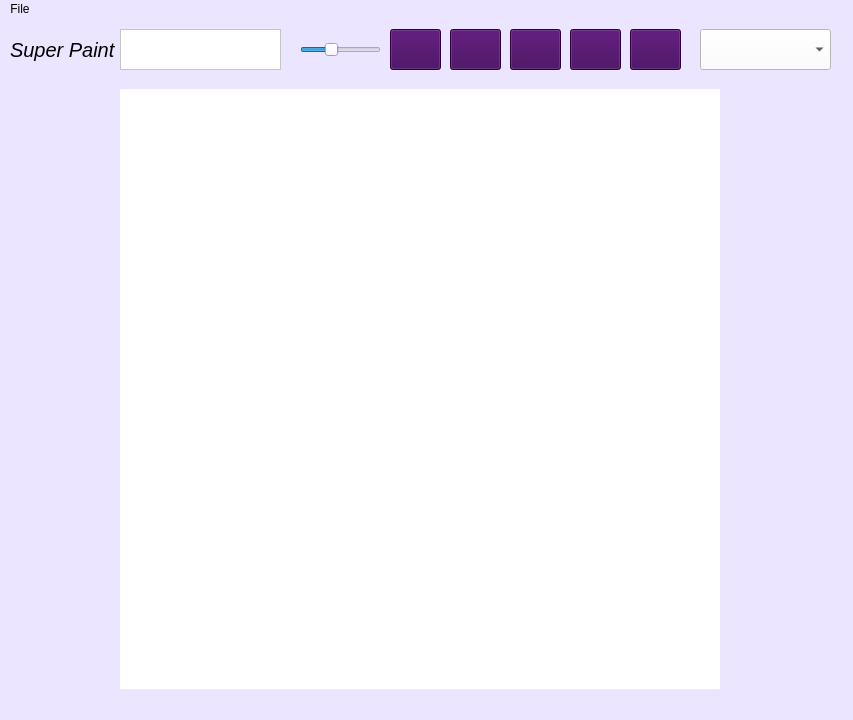
<?xml version="1.0" encoding="UTF-8"?>
<ui version="4.0">
 <class>MainWindow</class>
 <widget class="QMainWindow" name="MainWindow">
  <property name="geometry">
   <rect>
    <x>0</x>
    <y>0</y>
    <width>853</width>
    <height>720</height>
   </rect>
  </property>
  <property name="font">
   <font>
    <weight>50</weight>
    <italic>true</italic>
    <bold>false</bold>
    <underline>false</underline>
    <strikeout>false</strikeout>
   </font>
  </property>
  <property name="windowTitle">
   <string>MainWindow</string>
  </property>
  <property name="styleSheet">
   <string notr="true">background-color: rgb(236, 229, 255);</string>
  </property>
  <widget class="QWidget" name="centralwidget">
   <widget class="QLabel" name="label">
    <property name="geometry">
     <rect>
      <x>10</x>
      <y>10</y>
      <width>111</width>
      <height>41</height>
     </rect>
    </property>
    <property name="font">
     <font>
      <pointsize>15</pointsize>
      <italic>true</italic>
     </font>
    </property>
    <property name="cursor">
     <cursorShape>ArrowCursor</cursorShape>
    </property>
    <property name="text">
     <string>Super Paint</string>
    </property>
   </widget>
   <widget class="QTextEdit" name="txtColor">
    <property name="geometry">
     <rect>
      <x>120</x>
      <y>10</y>
      <width>161</width>
      <height>41</height>
     </rect>
    </property>
    <property name="cursor" stdset="0">
     <cursorShape>IBeamCursor</cursorShape>
    </property>
    <property name="styleSheet">
     <string notr="true">background-color: rgb(255, 255, 255);</string>
    </property>
   </widget>
   <widget class="QSlider" name="slider">
    <property name="geometry">
     <rect>
      <x>300</x>
      <y>20</y>
      <width>81</width>
      <height>22</height>
     </rect>
    </property>
    <property name="cursor">
     <cursorShape>PointingHandCursor</cursorShape>
    </property>
    <property name="styleSheet">
     <string notr="true"/>
    </property>
    <property name="minimum">
     <number>1</number>
    </property>
    <property name="maximum">
     <number>80</number>
    </property>
    <property name="value">
     <number>30</number>
    </property>
    <property name="orientation">
     <enum>Qt::Horizontal</enum>
    </property>
   </widget>
   <widget class="QPushButton" name="btnPincel">
    <property name="geometry">
     <rect>
      <x>390</x>
      <y>10</y>
      <width>51</width>
      <height>41</height>
     </rect>
    </property>
    <property name="cursor">
     <cursorShape>PointingHandCursor</cursorShape>
    </property>
    <property name="styleSheet">
     <string notr="true">background-color: rgb(61, 0, 86);</string>
    </property>
    <property name="text">
     <string/>
    </property>
    <property name="icon">
     <iconset>
      <normaloff>../icons/brush.png</normaloff>../icons/brush.png</iconset>
    </property>
   </widget>
   <widget class="QComboBox" name="comboDibujos">
    <property name="geometry">
     <rect>
      <x>700</x>
      <y>10</y>
      <width>131</width>
      <height>41</height>
     </rect>
    </property>
    <property name="cursor">
     <cursorShape>PointingHandCursor</cursorShape>
    </property>
    <property name="styleSheet">
     <string notr="true">background-color: rgb(255, 255, 255);</string>
    </property>
   </widget>
   <widget class="QPushButton" name="btnBorrador">
    <property name="geometry">
     <rect>
      <x>450</x>
      <y>10</y>
      <width>51</width>
      <height>41</height>
     </rect>
    </property>
    <property name="cursor">
     <cursorShape>PointingHandCursor</cursorShape>
    </property>
    <property name="styleSheet">
     <string notr="true">background-color: rgb(61, 0, 86);</string>
    </property>
    <property name="text">
     <string/>
    </property>
    <property name="icon">
     <iconset>
      <normaloff>../icons/eraser.png</normaloff>../icons/eraser.png</iconset>
    </property>
   </widget>
   <widget class="QPushButton" name="btnCuadro">
    <property name="geometry">
     <rect>
      <x>570</x>
      <y>10</y>
      <width>51</width>
      <height>41</height>
     </rect>
    </property>
    <property name="cursor">
     <cursorShape>PointingHandCursor</cursorShape>
    </property>
    <property name="styleSheet">
     <string notr="true">background-color: rgb(61, 0, 86);</string>
    </property>
    <property name="text">
     <string/>
    </property>
    <property name="icon">
     <iconset>
      <normaloff>../icons/square.png</normaloff>../icons/square.png</iconset>
    </property>
   </widget>
   <widget class="QPushButton" name="btnLinea">
    <property name="geometry">
     <rect>
      <x>510</x>
      <y>10</y>
      <width>51</width>
      <height>41</height>
     </rect>
    </property>
    <property name="cursor">
     <cursorShape>PointingHandCursor</cursorShape>
    </property>
    <property name="styleSheet">
     <string notr="true">background-color: rgb(61, 0, 86);</string>
    </property>
    <property name="text">
     <string/>
    </property>
    <property name="icon">
     <iconset>
      <normaloff>../icons/line.png</normaloff>../icons/line.png</iconset>
    </property>
   </widget>
   <widget class="QPushButton" name="btnSave">
    <property name="geometry">
     <rect>
      <x>630</x>
      <y>10</y>
      <width>51</width>
      <height>41</height>
     </rect>
    </property>
    <property name="cursor">
     <cursorShape>PointingHandCursor</cursorShape>
    </property>
    <property name="styleSheet">
     <string notr="true">background-color: rgb(61, 0, 86);</string>
    </property>
    <property name="text">
     <string/>
    </property>
    <property name="icon">
     <iconset>
      <normaloff>../icons/save.png</normaloff>../icons/save.png</iconset>
    </property>
   </widget>
   <widget class="Canvas" name="widget" native="true">
    <property name="geometry">
     <rect>
      <x>120</x>
      <y>70</y>
      <width>600</width>
      <height>600</height>
     </rect>
    </property>
    <property name="styleSheet">
     <string notr="true">background-color: rgb(255, 255, 255);</string>
    </property>
   </widget>
  </widget>
  <widget class="QMenuBar" name="menubar">
   <property name="geometry">
    <rect>
     <x>0</x>
     <y>0</y>
     <width>853</width>
     <height>21</height>
    </rect>
   </property>
   <widget class="QMenu" name="menuFile">
    <property name="title">
     <string>File</string>
    </property>
    <addaction name="actionOpen"/>
   </widget>
   <addaction name="menuFile"/>
  </widget>
  <widget class="QStatusBar" name="statusbar"/>
  <action name="actionOpen">
   <property name="text">
    <string>Open</string>
   </property>
  </action>
 </widget>
 <customwidgets>
  <customwidget>
   <class>Canvas</class>
   <extends>QWidget</extends>
   <header>canvas</header>
   <container>1</container>
  </customwidget>
 </customwidgets>
 <resources/>
 <connections/>
</ui>
